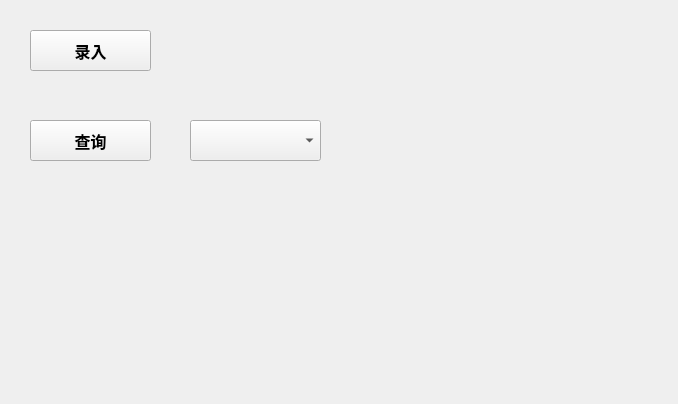
<?xml version="1.0" encoding="UTF-8"?>
<ui version="4.0">
 <class>ManageControl</class>
 <widget class="QWidget" name="ManageControl">
  <property name="geometry">
   <rect>
    <x>0</x>
    <y>0</y>
    <width>678</width>
    <height>404</height>
   </rect>
  </property>
  <property name="windowTitle">
   <string>Form</string>
  </property>
  <widget class="QPushButton" name="pushButton_EntryPersonal">
   <property name="geometry">
    <rect>
     <x>30</x>
     <y>30</y>
     <width>121</width>
     <height>41</height>
    </rect>
   </property>
   <property name="font">
    <font>
     <family>Arial</family>
     <pointsize>12</pointsize>
     <weight>75</weight>
     <bold>true</bold>
    </font>
   </property>
   <property name="text">
    <string>录入</string>
   </property>
  </widget>
  <widget class="QPushButton" name="pushButton_query">
   <property name="geometry">
    <rect>
     <x>30</x>
     <y>120</y>
     <width>121</width>
     <height>41</height>
    </rect>
   </property>
   <property name="font">
    <font>
     <family>Arial</family>
     <pointsize>12</pointsize>
     <weight>75</weight>
     <bold>true</bold>
    </font>
   </property>
   <property name="text">
    <string>查询</string>
   </property>
  </widget>
  <widget class="QComboBox" name="comboBox_queryType">
   <property name="geometry">
    <rect>
     <x>190</x>
     <y>120</y>
     <width>131</width>
     <height>41</height>
    </rect>
   </property>
   <property name="font">
    <font>
     <family>Arial</family>
     <pointsize>12</pointsize>
     <weight>75</weight>
     <bold>true</bold>
    </font>
   </property>
  </widget>
 </widget>
 <resources/>
 <connections/>
</ui>
